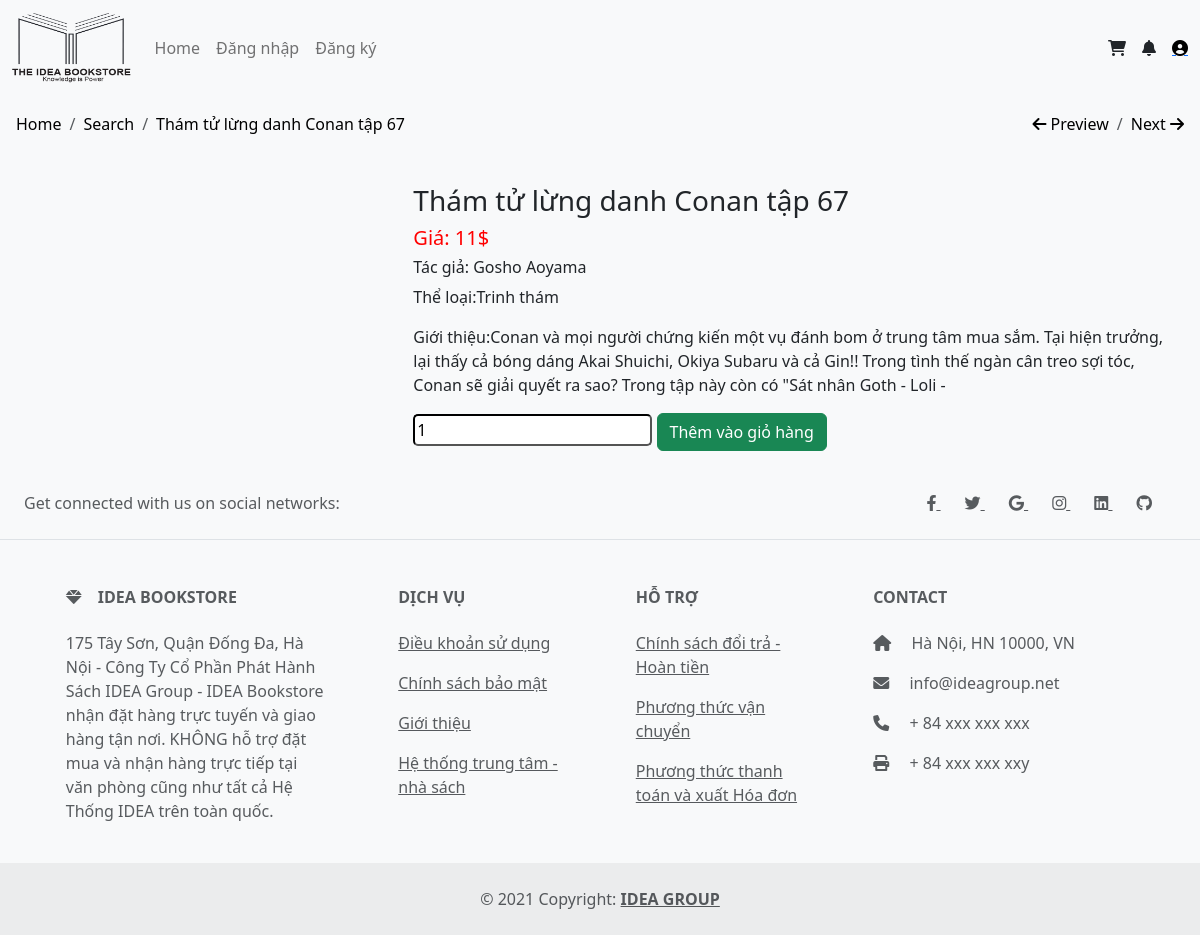
Page /book.php?book_id=2 on the committed database.
### tables this page shows
CREATE TABLE `tb_book` (
  `book_id` int(11) NOT NULL,
  `book_name` varchar(255) DEFAULT NULL,
  `book_price` float DEFAULT NULL,
  `book_quantity` int(11) NOT NULL,
  `book_category` varchar(10000) DEFAULT NULL,
  `book_author` varchar(255) DEFAULT NULL,
  `book_intro` varchar(255) NOT NULL,
  `img_id` varchar(255) NOT NULL
);

### book.php (the view, shortened to what this page needs)
<?php
if(isset($_GET['book_id']))
$book_id=$_GET['book_id'];
?>
<!doctype html>
<html lang="en">
<head>
    <link href="https://cdn.jsdelivr.net/npm/bootstrap@5.1.3/dist/css/bootstrap.min.css" rel="stylesheet"
>
    <link rel="stylesheet" href="plugins/bootstrap/css/bootstrap.min.css">
    <link rel="stylesheet" href="https://cdnjs.cloudflare.com/ajax/libs/font-awesome/6.0.0-beta2/css/all.min.css">
    <link rel="stylesheet" href="css/style.css">
</head>
<body>
    <header>
        <nav class="navbar navbar-expand-lg navbar-light bg-light">
            <div class="container-fluid">
                <div class="collapse navbar-collapse" id="navbarSupportedContent">
                    <a class="navbar-brand mt-2 mt-lg-0" href="#">
                        <img src="./img/Logo.png" height="70" alt="Logo" loading="lazy">
                    </a>
                    <ul class="navbar-nav me-auto mb-2 mb-lg-0">
                        <li class="nav-item">
                            <a class="nav-link" href="#">Home</a>
                        </li>
                        <li class="nav-item">
                            <a class="nav-link" href="login.php">Đăng nhập</a>
                        </li>
                        <li class="nav-item">
                            <a class="nav-link" href="register.php">Đăng ký</a>
                        </li>
                    </ul>
                </div>
                <div class="d-flex align-items-center">
                    <a class="text-reset me-3" href="cart.php">
                        <i class="fas fa-shopping-cart"></i>
                    </a>
                    <a class="text-reset me-3 hidden-arrow" href="#" id="navbarDropdownMenuLink"
                        role="button" data-mdb-toggle="dropdown" aria-expanded="false">
                        <i class="fas fa-bell"></i>
                    </a>
                    <a class="d-flex align-items-center hidden-arrow" href="user/infor.php?username=<?php echo $username;?>"
                        id="navbarDropdownMenuLink" role="button" data-mdb-toggle="dropdown" aria-expanded="true">
                        <i class="fas fa-user-circle" height="25" loading="lazy" style="color: black;"></i>
                    </a>
                </div>
            </div>
        </nav>
    </header>
    <div>
        <?php
    include 'conf.php';
        $sql="select * from tb_book,tb_img where tb_book.img_id=tb_img.img_id and book_id='$book_id '";
        $result=mysqli_query($conn,$sql);
        $row=mysqli_fetch_array($result);
    ?>
        <div class="container-expand-lg">
            <div class="d-flex align-items-start bg-light p-3">
                <div class="col-md-6">
                    <nav aria-label="breadcrumb">
                        <ol class="breadcrumb">
                            <li class="breadcrumb-item"><a href="home.php"
                                    style="color: black; text-decoration: none;">Home</a></li>
                            <li class="breadcrumb-item"><a href=""
                                    style="color: black; text-decoration: none;">Search</a></li>
                            <li class="breadcrumb-item active" style="color: black; text-decoration: none;"
                                aria-current="page"><?php echo $row['book_name'] ?></li>
                        </ol>
                    </nav>
                </div>
                <div class="col-md-6">
                    <nav aria-label="breadcrumb" style="float: right;">
                        <ol class="breadcrumb">
                            <li class="breadcrumb-item"><a href="" style="color: black; text-decoration: none;"><i
                                        class="fas fa-arrow-left" style="color: black;"></i> Preview </a></li>
                            <li class="breadcrumb-item"><a href="" style="color: black; text-decoration: none;"> Next <i
                                        class="fas fa-arrow-right" style="color: black;"></i></a></li>
                        </ol>
                    </nav>
                </div>
            </div>
        </div>
    </div>
    <div>
        <div class="container-expand-lg">
            <div class="d-flex align-items-start bg-light p-3">
                <div class="row">
                    <div class="col-xl-4 text-center">
                    </div>
                    <div class="col-xl-8">
                        <h3><?php echo $row['book_name'] ?></h3>
                        <h5 class="cost" style="color:red;">Giá: <?php echo $row['book_price'] ?>$</h5>
                        <h6 class="author">Tác giả: <?php echo $row['book_author'] ?></h6>
                        <p class="category">Thể loại:<?php echo $row['book_category'] ?></p>
                        <p class="intro">Giới thiệu:<?php echo $row['book_intro'] ?></p>
                        <div>
                            <input type="number" style="border-color: black; border-radius: 5px; height: 32px;"
                                class="product-quantity" name="quantity" id="quantity" value="1"
                                max="<?php echo $row['book_quantity']; ?>"
                                oninput="validity.valid||(value='<?php echo $row['book_quantity']; ?>');" size="2">
                            <button id="bt" class="btn btn-success">Thêm vào giỏ hàng</button>
                        </div>
                    </div>
                </div>
            </div>
            <footer class="text-center text-lg-start bg-light text-muted">
                <section class="d-flex justify-content-center justify-content-lg-between p-4 border-bottom">
                    <div class="me-5 d-none d-lg-block">
                        <span>Get connected with us on social networks:</span>
                    </div>
                    <div>
                        <a href="" class="me-4 text-reset">
                            <i class="fab fa-facebook-f"></i>
                        </a>
                        <a href="" class="me-4 text-reset">
                            <i class="fab fa-twitter"></i>
                        </a>
                        <a href="" class="me-4 text-reset">
                            <i class="fab fa-google"></i>
                        </a>
                        <a href="" class="me-4 text-reset">
                            <i class="fab fa-instagram"></i>
                        </a>
                        <a href="" class="me-4 text-reset">
                            <i class="fab fa-linkedin"></i>
                        </a>
                        <a href="" class="me-4 text-reset">
                            <i class="fab fa-github"></i>
                        </a>
                    </div>
                </section>
                <section class="">
                    <div class="container text-center text-md-start mt-5">
                        <div class="row mt-3">
                            <div class="col-md-3 col-lg-4 col-xl-3 mx-auto mb-4">
                                <h6 class="text-uppercase fw-bold mb-4">
                                    <i class="fas fa-gem me-3"></i>IDEA Bookstore
                                </h6>
                                <p>
                                    175 Tây Sơn, Quận Đống Đa, Hà Nội -
                                    Công Ty Cổ Phần Phát Hành Sách IDEA Group -
                                    IDEA Bookstore nhận đặt hàng trực tuyến và giao hàng tận nơi. KHÔNG hỗ trợ đặt
                                    mua
                                    và nhận
                                    hàng trực tiếp tại văn phòng cũng như tất cả Hệ Thống IDEA trên toàn quốc.
                                </p>
                            </div>
                            <div class="col-md-2 col-lg-2 col-xl-2 mx-auto mb-4">
                                <h6 class="text-uppercase fw-bold mb-4">
                                    Dịch vụ
                                </h6>
                                <p>
                                    <a href="#!" class="text-reset">Điều khoản sử dụng</a>
                                </p>
                                <p>
                                    <a href="#!" class="text-reset">Chính sách bảo mật</a>
                                </p>
                                <p>
                                    <a href="#!" class="text-reset">Giới thiệu</a>
                                </p>
                                <p>
                                    <a href="#!" class="text-reset">Hệ thống trung tâm - nhà sách</a>
                                </p>
                            </div>
                            <div class="col-md-3 col-lg-2 col-xl-2 mx-auto mb-4">
                                <h6 class="text-uppercase fw-bold mb-4">
                                    Hỗ trợ
                                </h6>
                                <p>
                                    <a href="#!" class="text-reset">Chính sách đổi trả - Hoàn tiền</a>
                                </p>
                                <p>
                                    <a href="#!" class="text-reset">Phương thức vận chuyển</a>
                                </p>
                                <p>
                                    <a href="#!" class="text-reset">Phương thức thanh toán và xuất Hóa đơn</a>
                                </p>
                            </div>
                            <div class="col-md-4 col-lg-3 col-xl-3 mx-auto mb-md-0 mb-4">
                                <h6 class="text-uppercase fw-bold mb-4">
                                    Contact
                                </h6>
                                <p><i class="fas fa-home me-3"></i> Hà Nội, HN 10000, VN</p>
                                <p>
                                    <i class="fas fa-envelope me-3"></i>
                                    info@ideagroup.net
                                </p>
                                <p><i class="fas fa-phone me-3"></i> + 84 xxx xxx xxx</p>
                                <p><i class="fas fa-print me-3"></i> + 84 xxx xxx xxy</p>
                            </div>
                        </div>
                    </div>
                </section>
                <div class="text-center p-4" style="background-color: rgba(0, 0, 0, 0.05);">
                    © 2021 Copyright:
                    <a class="text-reset fw-bold" href="">IDEA GROUP</a>
                </div>
            </footer>
</body>
</html>

### css/style.css (style rules this page uses)
ul { list-style: none !important; }

### rows in the picture
tb_book: book_name "Thám tử lừng danh Conan tập 67", book_price "11", book_author "Gosho Aoyama", book_category "Trinh thám", book_intro "Conan và mọi người chứng kiến một vụ đánh bom ở trung tâm mua sắm. Tại hiện trưởng, lại thấy cả bóng dáng Akai Shuichi, Okiya Subaru và cả Gin!! Trong tình thế ngàn cân treo sợi tóc, Conan sẽ giải quyết ra sao? Trong tập này còn có \"Sát nhân Goth - Loli -"
